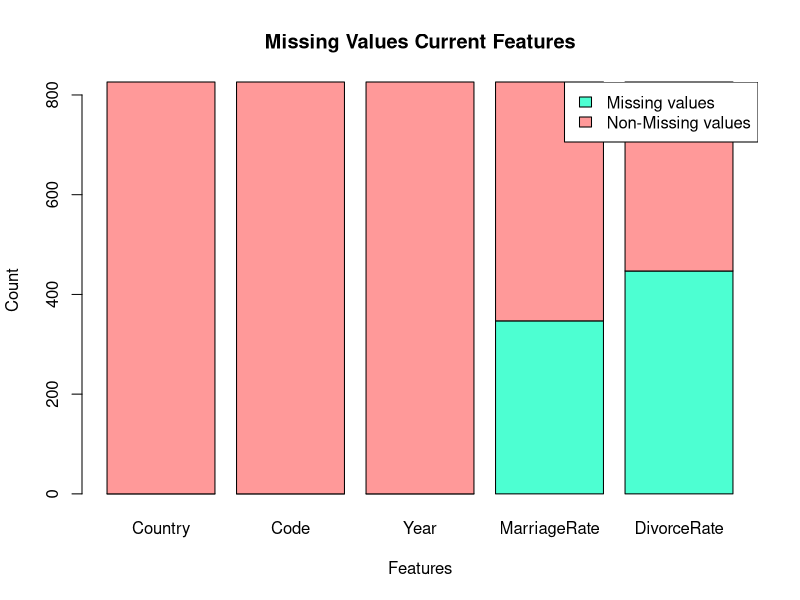
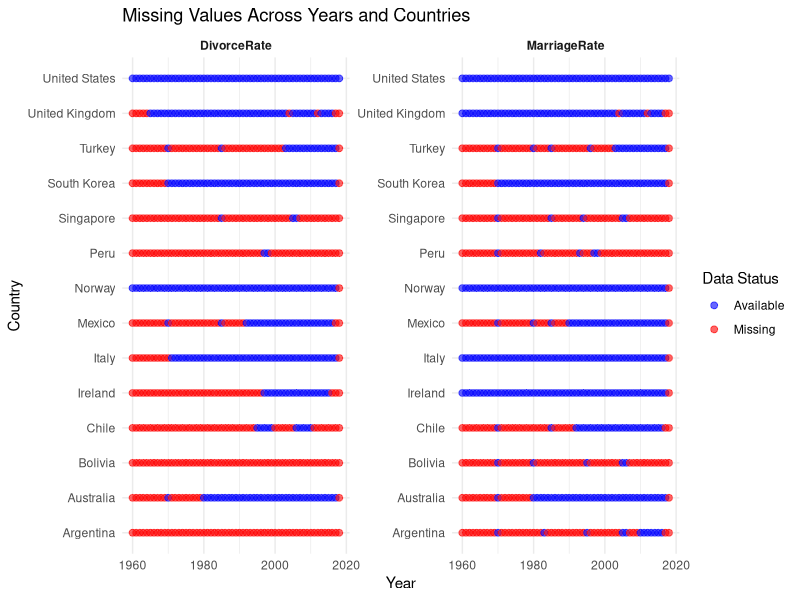

These figures' R source, in order:
## ---- chunk 1
library(tidyr)
library(dplyr)
library(ggplot2)
## ---- chunk 2
marriage_data <- read.csv("marriage-rate-per-1000-inhabitants.csv")
divorce_data <- read.csv("divorces-per-1000-people.csv")
# indicator <- read.csv("WDICSV.csv")
## ---- chunk 3
marriage_divorce <- marriage_data |> 
  left_join(divorce_data, by = c("Entity", "Code", "Year")) 
names(marriage_divorce)[1] <- "Country"
names(marriage_divorce)[4] <- "MarriageRate"
names(marriage_divorce)[5] <- "DivorceRate"

na_divorce <- sum(is.na(marriage_divorce$DivorceRate))
na_marriage <- sum(is.na(marriage_divorce$MarriageRate))
## ---- chunk 4
all_years <- data.frame(Year = 1960:2018)
entities <- unique(marriage_divorce[, c("Country", "Code")])
expanded_data <- merge(entities, all_years, by = NULL)
complete_data <- merge(expanded_data, marriage_divorce, 
                       by = c("Country", "Code", "Year"), 
                       all.x = TRUE)
## ---- chunk 5
binMat <- rbind(
  Missing = colSums(is.na(complete_data)),
  NonMissing = colSums(!is.na(complete_data))
)

barplot(binMat, 
        main = "Missing Values Current Features", 
        xlab = "Features", 
        ylab = "Count", 
        col = c("#4dffd2", "#ff9999"))

legend("topright", 
       legend = c("Missing values", "Non-Missing values"), 
       fill = c("#4dffd2", "#ff9999"))
## ---- chunk 6
long_data <- complete_data %>%
  pivot_longer(cols = c("MarriageRate", "DivorceRate"), # Include only relevant columns
               names_to = "Variable", values_to = "Value") %>%
  mutate(Missing = is.na(Value)) 

ggplot(long_data, aes(x = Year, y = Country, color = Missing)) +
  geom_point(alpha = 0.6, size = 2) +
  scale_color_manual(values = c("TRUE" = "red", "FALSE" = "blue"),
                     labels = c("Available", "Missing")) +
  facet_wrap(~Variable, scales = "free_y") +
  labs(title = "Missing Values Across Years and Countries",
       x = "Year", y = "Country", color = "Data Status") +
  theme_minimal() +
  theme(axis.text.x = element_text(),
        strip.text = element_text(face = "bold"))
